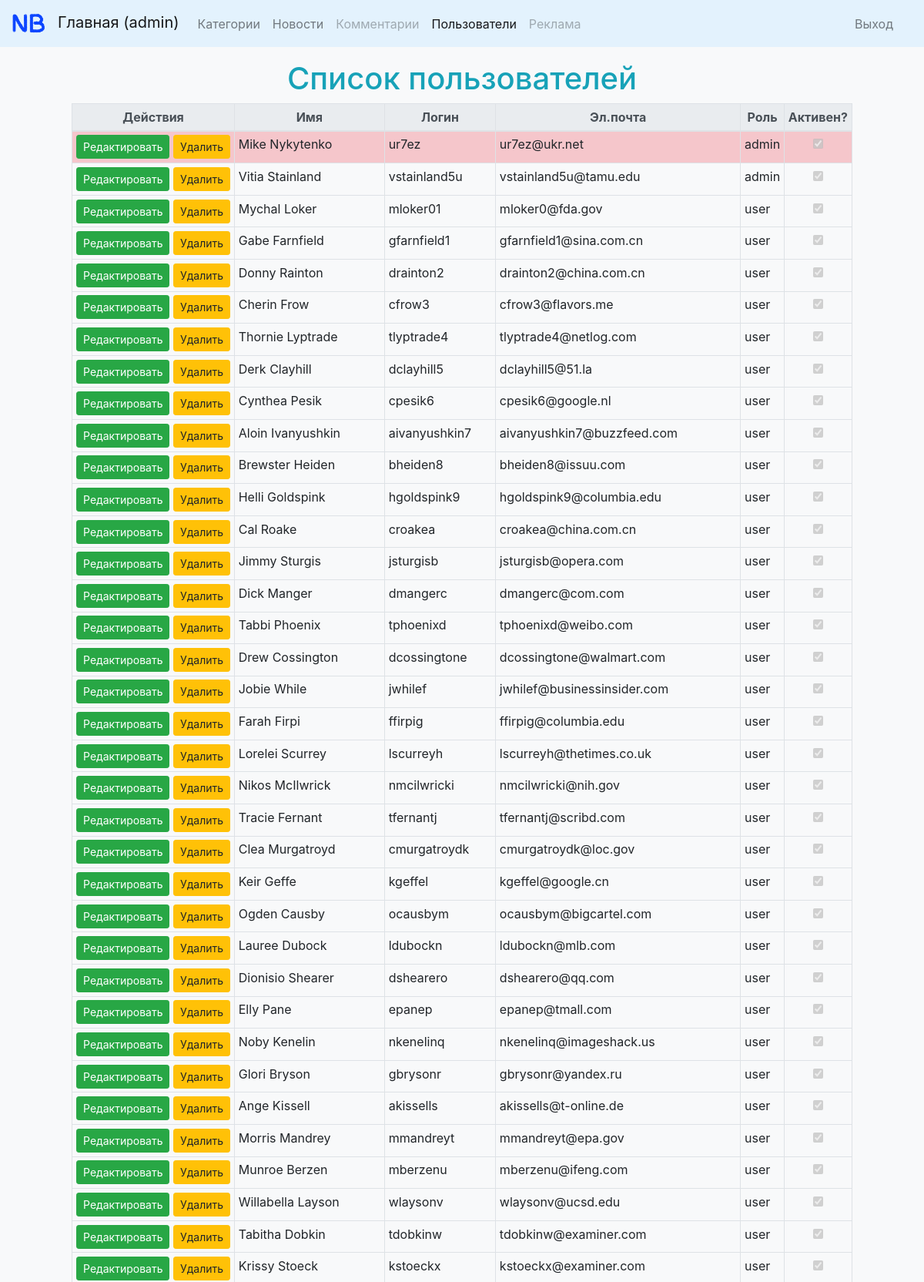
/admin/users/index (signed in, upper part), run on the app's committed database.
### tables this page shows
CREATE TABLE `users` (
  `id` int(5) unsigned NOT NULL AUTO_INCREMENT,
  `name` varchar(100) NOT NULL,
  `login` varchar(45) NOT NULL,
  `email` varchar(100) NOT NULL,
  `role` enum('user','admin') NOT NULL DEFAULT 'user',
  `password` char(32) NOT NULL,
  `active` tinyint(1) unsigned NOT NULL DEFAULT '1',
  PRIMARY KEY (`id`),
  UNIQUE KEY `users_login_email_uindex` (`login`,`email`)
);

### src/App/Views/Base.php (called while the page is built, shortened)
<?php
class Base
{
    protected $template;
    protected $data;
    public function __construct($data = [], $template = null)
    {
        if (!$template) {
            $template = static::getDefaultTemplate();
        }
        $this->data = $data;
        $this->template = $template;
    }
    protected static function getDefaultTemplate()
    {
        $router = App::getRouter();
        $route = $router->getRoute();
        $controller = $router->getController(true);
        $action = $router->getAction(true);
        return ROOT
            . DS . 'views'
            . DS . strtolower($route)
            . DS . strtolower($controller)
            . DS . strtolower($action) . '.php';
    }
    public function render()
    {
        $data = $this->data;
        $router = App::getRouter();
        include $this->template;
        return ob_get_clean();
    }
}

### public/index.php (called while the page is built, shortened)
<?php
try {
    $uri = $_SERVER['REQUEST_URI'];
    App\Core\App::run($uri);
} catch (Exception $e) {
    $log = new Logger('system');
    $log->pushHandler(new StreamHandler('system.log', Logger::ERROR));
    $log->error($e->getMessage());
    if (App\Core\Config::get('debug')) {
        echo '<pre>', var_export($e, 1), '</pre>';
    } else {
        echo 'Something gone wrong...';
    }
}

### src/App/Core/Localization.php (called while the page is built, shortened)
<?php
class Localization
{
    private static $messages;
    private static $lang;
    public static function setLang($lang)
    {
        if (in_array($lang, Config::get('languages'))) {
            self::$lang = $lang;
        } elseif (empty(self::$lang)) {
            self::$lang = Config::get('defaultLanguage');
        }
    }
    public static function load()
    {
        $langFile = ROOT . DS . 'lang' . DS . static::$lang . '.php';;
        static::$messages = require $langFile;
    }
    public static function get($code, $default = '')
    {
        $parts = explode('.', $code);
        return isset(static::$messages[$parts[0]][$parts[1]])
            ? static::$messages[$parts[0]][$parts[1]]
            : $default;
    }
}

### etc/functions.php (called while the page is built, shortened)
<?php
function __($code, $default = '')
{
    return \App\Core\Localization::get($code, $default);
}

### src/App/Core/DB/Connection.php (called while the page is built, shortened)
<?php
class Connection implements IConnection
{
    protected $conn = null;
    public function __construct($host, $user, $pass, $dbName) {
        $dsn = "mysql:host=$host;dbname=$dbName";
        $opt = [
            PDO::ATTR_ERRMODE            => PDO::ERRMODE_EXCEPTION,
            PDO::ATTR_DEFAULT_FETCH_MODE => PDO::FETCH_ASSOC,
            PDO::ATTR_EMULATE_PREPARES   => false,
            PDO::MYSQL_ATTR_INIT_COMMAND => 'SET NAMES utf8'
        ];
        $this->conn = new PDO($dsn, $user, $pass, $opt);
    }
    public function query($sql, $data = [])
    {
        if (!empty($data)) {
            $stmt = $this->conn->prepare($sql);
            $result = $stmt->execute($data);
        } else {
            $result = $this->conn->query($sql);
        }
        return $result->fetchAll();
    }
}

### src/App/Entity/Base.php (called while the page is built, shortened)
<?php
abstract class Base
{
    protected $conn;
    public function __construct(IConnection $connection)
    {
        $this->conn = $connection;
    }
    public function list($filter = [], $limit = null, $offset = 0, $table_id = 0, $order = [], &$get_total = null)
    {
        $strWhere = '';
        $order_clause = (!empty($order)) ?
            ' ORDER BY ' . str_replace(['=', '-1', '1'], [' ', 'DESC', 'ASC'], http_build_query($order, null, ', ')) : '';
        $limit_clause = ($limit) ? ' LIMIT ' . $offset . ', ' . $limit : '';
        $sql = 'SELECT * FROM ' . $this->getTableName($table_id) . ' WHERE 1 ' . $strWhere;
        $result = $this->conn->query($sql . $order_clause . $limit_clause);
        return $result;
    }
}

### src/App/Controllers/Admin/UsersController.php (called while the page is built, shortened)
<?php
class UsersController extends Base
{
    private $usersModel;
    public function __construct($params = [])
    {
        $this->usersModel = new User(App::getConnection());
    }
    public function indexAction()
    {
        $this->data = $this->usersModel->list(
            [], 0, 0, 0, ['role' => -1, 'id' => 1]
        );
    }
}

### src/App/Entity/User.php (called while the page is built, shortened)
<?php
class User extends Base
{
    public function getTableName($choose = 0)
    {
        return 'users';
    }
}

### src/App/Core/Session.php (called while the page is built, shortened)
<?php
class Session
{
    public static function get($key)
    {
        if (isset($_SESSION[$key])) {
            return $_SESSION[$key];
        }
        return null;
    }
}

### src/App/Core/Config.php (called while the page is built, shortened)
<?php
class Config
{
    protected static $storage = [];
    public static function set($param, $value)
    {
        static::$storage[$param] = $value;
    }
    public static function get($param)
    {
        return static::$storage[$param];
    }
}

### src/App/Core/Router.php (called while the page is built, shortened)
<?php
class Router
{
    protected $lang;
    protected $route;
    protected $controller;
    public function getLang()
    {
        return $this->lang;
    }
    public function getRoute()
    {
        return $this->route;
    }
    public function getController($clean = false)
    {
        return $this->controller . (!$clean ? 'Controller' : '');
    }
    public function __construct(string $uri)
    {
        $this->lang = Config::get('defaultLanguage');
        $this->route = Config::get('defaultRoute');
        $this->controller = Config::get('defaultController');
        $parts = parse_url($uri);
        $pathParts = explode(
            '/',
            trim($parts['path'], '/')
        );
        if (current($pathParts) && in_array(current($pathParts), Config::get('routes'))) {
            $this->route = array_shift($pathParts);
        }
        if (current($pathParts)) {
            $this->controller = ucfirst(array_shift($pathParts));
        }
    }
    public function buildUri($path, $params = [])
    {
        $parts = array_reverse(explode('.', $path));
        $default = [
            Config::get('defaultAction'),
            $this->getController(true),
            $this->getRoute() !== Config::get('defaultRoute') ? $this->getRoute() : '',
            $this->getLang() !== Config::get('defaultLanguage') ? $this->getLang() : '',
        ];
        $c = 0;
        $result = [];
        while ($c++ < 4) {
            $result[] = count($parts) ? array_shift($parts) : $default[$c - 1];
        }
        $paramsString = count($params) ? '/' . implode('/', $params) : '';
        $result = array_filter($result);
        return '/' . mb_strtolower(implode('/', array_reverse($result))) . $paramsString;
    }
}

### views/admin/users/index.php (the view, shortened to what this page needs)
<?php
$session = \App\Core\App::getSession();
?>
<h1 class="text-info mx-auto"><?= __('admin.users_list') ?></h1>
<div class="row table-sm mx-auto">
    <table class="table table-bordered table-hover">
        <thead class="thead-light">
        <tr align="center">
            <th scope="col"><?= __('users.todo') ?></th>
            <th scope="col"><?= __('users.name') ?></th>
            <th scope="col"><?= __('users.login') ?></th>
            <th scope="col"><?= __('users.email') ?></th>
            <th scope="col"><?= __('users.role') ?></th>
            <th scope="col"><?= __('users.active') ?></th>
        </tr>
        </thead>
        <? foreach ($data as $users): ?>
            <tr class="<?= ($users['login'] === $session->get('login')) ? 'table-danger' : '' ?>">
                <td>
                    <a class="btn btn-success btn-sm"
                       href="<?= $router->buildUri('edit', [$users['id']]) ?>"><?= __('general.edit') ?></a>
                    <a class="btn btn-sm btn-warning" onclick="return confirmDelete();"
                       href="<?= $router->buildUri('delete', [$users['id']]) ?>"><?= __('general.delete') ?></a>
                </td>
                <td><?= $users['name'] ?></td>
                <td><?= $users['login'] ?></td>
                <td><?= $users['email'] ?></td>
                <td><?= $users['role'] ?></td>
                <td style="text-align: center"><input type="checkbox" <?= ($users['active']) ? 'checked' : '' ?>
                                                      disabled></td>
            </tr>
        <? endforeach; ?>
    </table>
</div>

### data on the page
users: name "Mike Nykytenko", login "ur7ez", email "ur7ez@ukr.net", role "admin", active "☑"
users: name "Vitia Stainland", login "vstainland5u", email "vstainland5u@tamu.edu", role "admin", active "☑"
users: name "Mychal Loker", login "mloker01", email "mloker0@fda.gov", role "user", active "☑"
users: name "Gabe Farnfield", login "gfarnfield1", email "gfarnfield1@sina.com.cn", role "user", active "☑"
users: name "Donny Rainton", login "drainton2", email "drainton2@china.com.cn", role "user", active "☑"
users: name "Cherin Frow", login "cfrow3", email "cfrow3@flavors.me", role "user", active "☑"
users: name "Thornie Lyptrade", login "tlyptrade4", email "tlyptrade4@netlog.com", role "user", active "☑"
users: name "Derk Clayhill", login "dclayhill5", email "dclayhill5@51.la", role "user", active "☑"
users: name "Cynthea Pesik", login "cpesik6", email "cpesik6@google.nl", role "user", active "☑"
users: name "Aloin Ivanyushkin", login "aivanyushkin7", email "aivanyushkin7@buzzfeed.com", role "user", active "☑"
users: name "Brewster Heiden", login "bheiden8", email "bheiden8@issuu.com", role "user", active "☑"
users: name "Helli Goldspink", login "hgoldspink9", email "hgoldspink9@columbia.edu", role "user", active "☑"
users: name "Cal Roake", login "croakea", email "croakea@china.com.cn", role "user", active "☑"
users: name "Jimmy Sturgis", login "jsturgisb", email "jsturgisb@opera.com", role "user", active "☑"
users: name "Dick Manger", login "dmangerc", email "dmangerc@com.com", role "user", active "☑"
users: name "Tabbi Phoenix", login "tphoenixd", email "tphoenixd@weibo.com", role "user", active "☑"
users: name "Drew Cossington", login "dcossingtone", email "dcossingtone@walmart.com", role "user", active "☑"
users: name "Jobie While", login "jwhilef", email "jwhilef@businessinsider.com", role "user", active "☑"
users: name "Farah Firpi", login "ffirpig", email "ffirpig@columbia.edu", role "user", active "☑"
users: name "Lorelei Scurrey", login "lscurreyh", email "lscurreyh@thetimes.co.uk", role "user", active "☑"
users: name "Nikos McIlwrick", login "nmcilwricki", email "nmcilwricki@nih.gov", role "user", active "☑"
users: name "Tracie Fernant", login "tfernantj", email "tfernantj@scribd.com", role "user", active "☑"
users: name "Clea Murgatroyd", login "cmurgatroydk", email "cmurgatroydk@loc.gov", role "user", active "☑"
users: name "Keir Geffe", login "kgeffel", email "kgeffel@google.cn", role "user", active "☑"
users: name "Ogden Causby", login "ocausbym", email "ocausbym@bigcartel.com", role "user", active "☑"
users: name "Lauree Dubock", login "ldubockn", email "ldubockn@mlb.com", role "user", active "☑"
users: name "Dionisio Shearer", login "dshearero", email "dshearero@qq.com", role "user", active "☑"
users: name "Elly Pane", login "epanep", email "epanep@tmall.com", role "user", active "☑"
users: name "Noby Kenelin", login "nkenelinq", email "nkenelinq@imageshack.us", role "user", active "☑"
users: name "Glori Bryson", login "gbrysonr", email "gbrysonr@yandex.ru", role "user", active "☑"
users: name "Ange Kissell", login "akissells", email "akissells@t-online.de", role "user", active "☑"
users: name "Morris Mandrey", login "mmandreyt", email "mmandreyt@epa.gov", role "user", active "☑"
users: name "Munroe Berzen", login "mberzenu", email "mberzenu@ifeng.com", role "user", active "☑"
users: name "Willabella Layson", login "wlaysonv", email "wlaysonv@ucsd.edu", role "user", active "☑"
users: name "Tabitha Dobkin", login "tdobkinw", email "tdobkinw@examiner.com", role "user", active "☑"
users: name "Krissy Stoeck", login "kstoeckx", email "kstoeckx@examiner.com", role "user", active "☑"

### other printed values
__('header.homepage') "Главная"
__('admin.categories') "Категории"
__('admin.news') "Новости"
__('admin.header_comments') "Комментарии"
__('admin.header_users') "Пользователи"
__('admin.ads') "Реклама"
__('header.logout') "Выход"
__('admin.users_list') "Список пользователей"
__('users.todo') "Действия"
__('users.name') "Имя"
__('users.login') "Логин"
__('users.email') "Эл.почта"
__('users.role') "Роль"
__('users.active') "Активен?"
